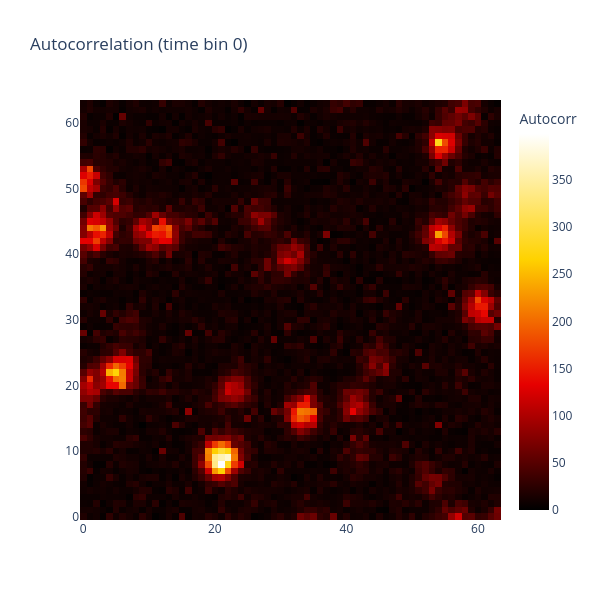

Source (notebook cell):
### Code cell
import plotly.graph_objects as go

fig = go.Figure(data=go.Heatmap(
    z=img_autocorr[:, :, 0], # the 0th is better than the first one
    colorscale='Hot',
    colorbar=dict(title='Autocorr')
))
fig.update_layout(title='Autocorrelation (time bin 0)',
                  width=600, height=600,)
fig.show()

### Figure 1 — Plotly figure (JSON) as saved in the notebook; plotly's stock layout.template omitted (floating-point values rounded to 4 significant figures; data arrays with more than 128 entries replaced by an {"elided": "..."} marker saying what was removed)
{"data": [{"colorbar": {"title": {"text": "Autocorr"}}, "colorscale": [[0, "rgb(0,0,0)"], [0.3333, "rgb(230,0,0)"], [0.6667, "rgb(255,210,0)"], [1, "rgb(255,255,255)"]], "type": "heatmap", "z": {"elided": "64x64 float values"}}], "layout": {"height": 600, "title": {"text": "Autocorrelation (time bin 0)"}, "width": 600}}
